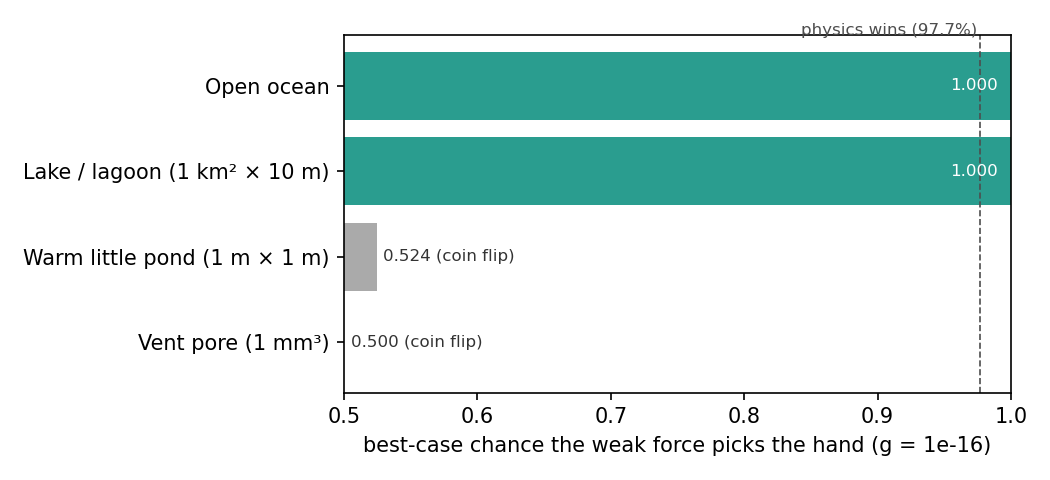

The Python source for this figure:
"""Where was the hand decided? Open ocean vs lake vs pond vs vent pore.

Same selection formula as ocean.py, applied to each origin-of-life setting (small
settings are treated as well mixed). If life began in one isolated setting, that
setting's P(favoured) is the chance the weak force, not luck, picked the hand.

Concentrations of the reacting molecules are rough ranges (see README); only the
vent-pore concentration factor (Baaske et al. 2007) and pond size (Pearce et al. 2017)
come directly from papers. Everything else is a labelled assumption.
"""
import numpy as np
from scipy.stats import norm
import matplotlib
matplotlib.use("Agg")
import matplotlib.pyplot as plt
from ocean import NA, YR, delta_at

# name: (volume m^3, (c_low, c_high) M, time available s)
SETTINGS = {
    "Open ocean": (1.332e18, (1e-7, 1e-4), 1e8 * YR),
    "Lake / lagoon (1 km² × 10 m)": (1e7, (1e-5, 1e-2), 1e4 * YR),
    "Warm little pond (1 m × 1 m)": (np.pi, (1e-6, 1e-2), 1e2 * YR),
    "Vent pore (1 mm³)": (1e-9, (1e-4, 1.0), 1e5 * YR),   # ocean c x 1e3..1e8, capped at 1 M
}


def p_favoured(c, g, k2, V, tau):
    if k2 * c * tau < 10:
        return np.nan                                    # chemistry never finishes
    return norm.cdf(delta_at(c, g, k2, V, tau))


def main():
    assert p_favoured(1e-6, 1e-17, 1e-3, *SETTINGS["Open ocean"][::2]) > 0.999
    assert p_favoured(1e-2, 1e-17, 1e-3, *SETTINGS["Warm little pond (1 m × 1 m)"][::2]) < 0.51

    print("P(weak force picks the hand), g = 1e-17 (1e-16 in brackets); '-' = never finishes\n")
    print(f"{'setting':30} {'conc.':>7}  {'k2=1e-6':>15} {'k2=1e-3':>15} {'k2=1':>15}")
    best = {}
    for name, (V, (lo, hi), tau) in SETTINGS.items():
        for c in (lo, hi):
            cells = []
            for k2 in (1e-6, 1e-3, 1.0):
                p, p16 = p_favoured(c, 1e-17, k2, V, tau), p_favoured(c, 1e-16, k2, V, tau)
                cells.append("-" if np.isnan(p) else f"{p:.3f} ({p16:.3f})")
                if not np.isnan(p16):
                    best[name] = max(best.get(name, 0.5), p16)
            print(f"{name:30} {c:7.0e}  " + " ".join(f"{x:>15}" for x in cells))

    fig, ax = plt.subplots(figsize=(7, 3.2))
    names = list(best)
    ax.barh(names, [best[n] - 0.5 for n in names], left=0.5, color=["#2a9d8f" if best[n] > 0.977 else "#aaa" for n in names])
    for i, n in enumerate(names):
        ax.text(max(best[n], 0.5) + 0.005 if best[n] < 0.9 else 0.99, i, f"{best[n]:.3f}" + (" (coin flip)" if best[n] < 0.55 else ""),
                va="center", ha="left" if best[n] < 0.9 else "right", fontsize=8, color="0.2" if best[n] < 0.9 else "w")
    ax.axvline(0.977, color="0.3", ls="--", lw=0.8)
    ax.text(0.975, -0.6, "physics wins (97.7%)", ha="right", fontsize=8, color="0.3")
    ax.set_xlim(0.5, 1.0)
    ax.set_xlabel("best-case chance the weak force picks the hand (g = 1e-16)")
    ax.invert_yaxis()
    fig.tight_layout()
    fig.savefig("scenarios.png", dpi=150)
    print("\nwrote scenarios.png")


if __name__ == "__main__":
    main()
